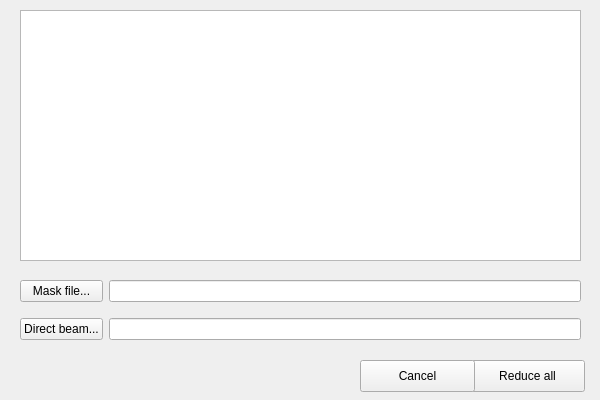
<?xml version="1.0" encoding="UTF-8"?>
<ui version="4.0">
 <class>queuedReductionsUI</class>
 <widget class="QWidget" name="queuedReductionsUI">
  <property name="enabled">
   <bool>true</bool>
  </property>
  <property name="geometry">
   <rect>
    <x>0</x>
    <y>0</y>
    <width>600</width>
    <height>400</height>
   </rect>
  </property>
  <property name="windowTitle">
   <string>Queued Reductions</string>
  </property>
  <widget class="QPushButton" name="reduceQueuePushButton">
   <property name="geometry">
    <rect>
     <x>470</x>
     <y>360</y>
     <width>115</width>
     <height>32</height>
    </rect>
   </property>
   <property name="text">
    <string>Reduce all</string>
   </property>
  </widget>
  <widget class="QPushButton" name="cancelQueuePushButton">
   <property name="geometry">
    <rect>
     <x>360</x>
     <y>360</y>
     <width>115</width>
     <height>32</height>
    </rect>
   </property>
   <property name="text">
    <string>Cancel</string>
   </property>
  </widget>
  <widget class="QTableView" name="reductionQueueTableView">
   <property name="geometry">
    <rect>
     <x>20</x>
     <y>10</y>
     <width>561</width>
     <height>251</height>
    </rect>
   </property>
   <property name="font">
    <font>
     <pointsize>11</pointsize>
    </font>
   </property>
   <attribute name="horizontalHeaderDefaultSectionSize">
    <number>120</number>
   </attribute>
   <attribute name="verticalHeaderDefaultSectionSize">
    <number>30</number>
   </attribute>
   <attribute name="verticalHeaderDefaultSectionSize">
    <number>30</number>
   </attribute>
   <attribute name="horizontalHeaderDefaultSectionSize">
    <number>120</number>
   </attribute>
  </widget>
  <widget class="QWidget" name="gridLayoutWidget">
   <property name="geometry">
    <rect>
     <x>20</x>
     <y>270</y>
     <width>561</width>
     <height>80</height>
    </rect>
   </property>
   <layout class="QGridLayout" name="gridLayout">
    <item row="0" column="0">
     <widget class="QPushButton" name="maskFilePushButtonQueue">
      <property name="text">
       <string>Mask file...</string>
      </property>
     </widget>
    </item>
    <item row="1" column="0">
     <widget class="QPushButton" name="directBeamPushButtonQueue">
      <property name="text">
       <string>Direct beam...</string>
      </property>
     </widget>
    </item>
    <item row="0" column="2">
     <widget class="QLineEdit" name="maskFileLineEdit"/>
    </item>
    <item row="1" column="2">
     <widget class="QLineEdit" name="directBeamLineEdit"/>
    </item>
   </layout>
  </widget>
 </widget>
 <resources/>
 <connections/>
</ui>
